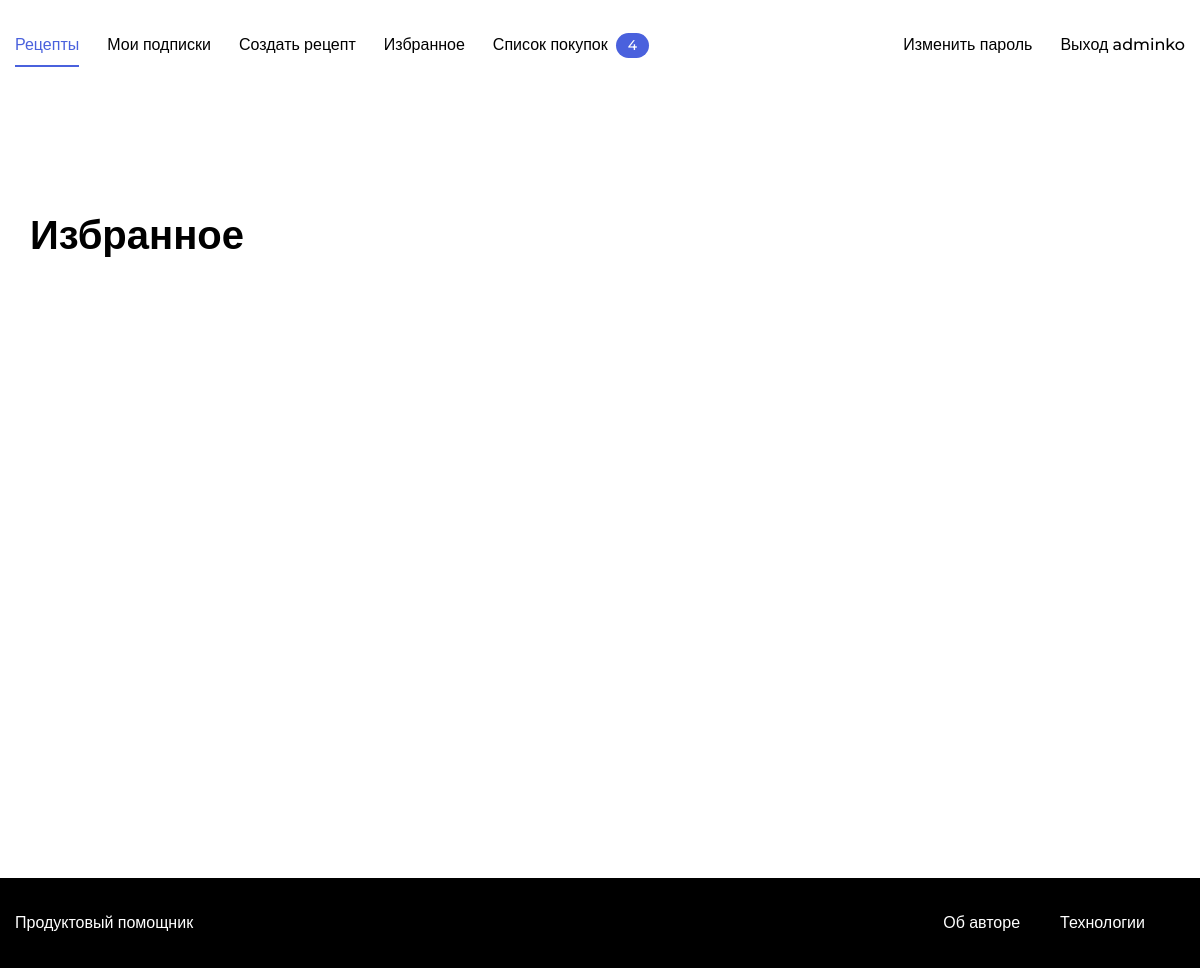
/my_favorite/ (signed in), run on an earlier commit of the app's database.
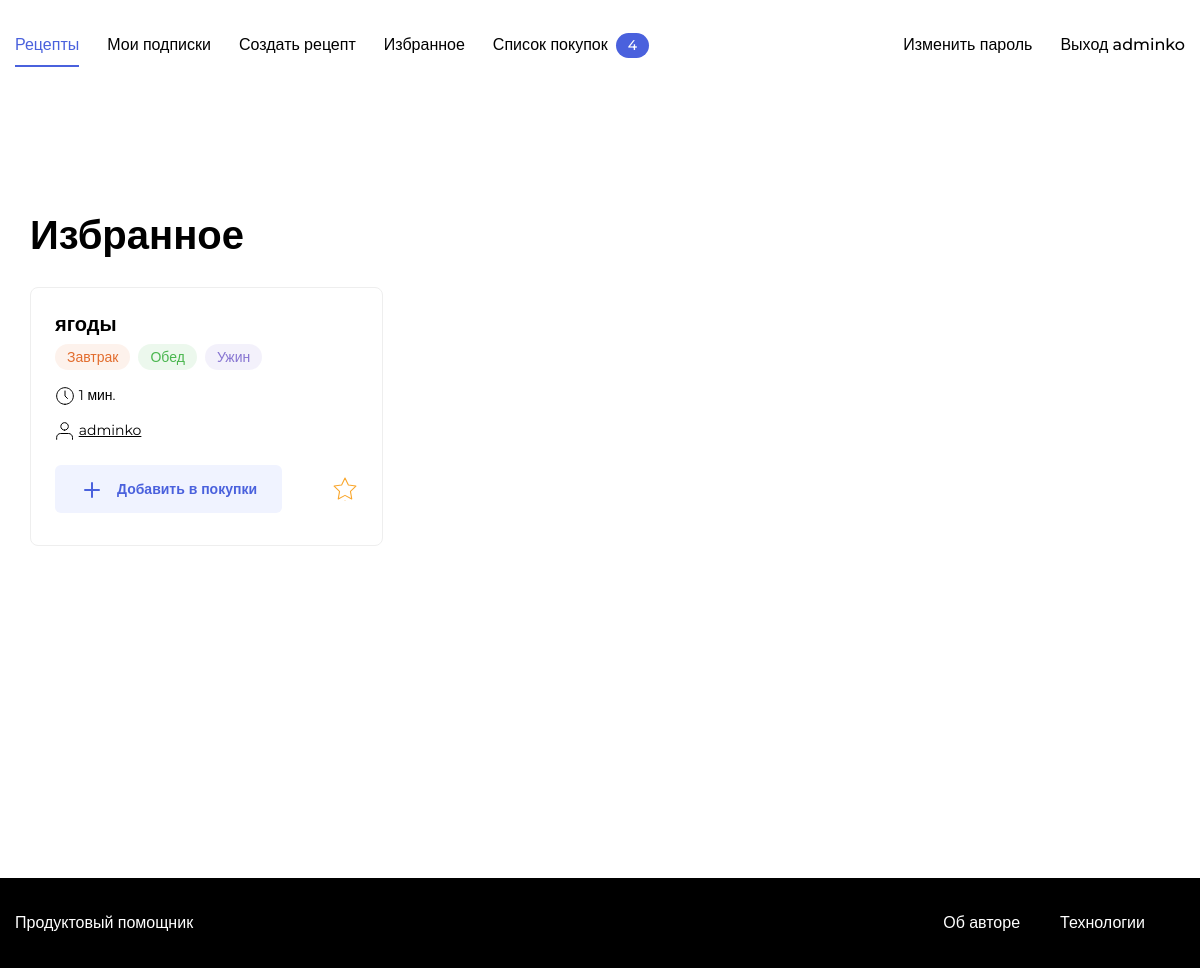
And on a later commit of the database.
### prod_h/models.py (models this page shows, shortened)
class Recipe(models.Model):
    author = models.ForeignKey(
        User,
        on_delete=models.CASCADE,
        related_name='recipes',
        verbose_name='автор рецепта',
    )
    name = models.CharField(
        max_length=100,
        verbose_name='Название рецепта',
        help_text='Максимальная длинна 100 символов',)
    image = models.ImageField(upload_to='prod_h/', blank=True, null=True)
    text = models.TextField(
        blank=True,
        verbose_name='Описание',
        help_text='Описание рецепта',)
    ingredients = models.ManyToManyField(
        ListOfIngridients,
        through='Amount',
        through_fields=('recipe', 'ingredient'),
        verbose_name='Игредиенты',
        help_text='Игредиенты',)
    tags = models.ManyToManyField(Teg, )
    time = models.IntegerField(verbose_name='Вермя приготовления')
    pub_date = models.DateTimeField("date published", auto_now_add=True)
    slug = models.SlugField(
        max_length=500,
        unique=True,
        blank=True,
    )
    class Meta:
        ordering = ["-pub_date"]

class Teg(models.Model):
    name = models.CharField(max_length=20)
    slug = models.SlugField(unique=True)
    color = models.CharField(
        max_length=20,
        verbose_name='Цвет тега',
        blank=True
    )

### prod_h/views.py (the view)
# urls.py: path('my_favorite/', views.favorite_index, name='my_favorite'),
@login_required
def favorite_index(request):
    tags = tags_filter(request)
    recipe_list = Recipe.objects.filter(
        favorite__user=request.user,
        tags__name__in=tags
    ).prefetch_related('tags').select_related('author').distinct()
    paginator = Paginator(recipe_list, 6)
    page_number = request.GET.get('page')
    page = paginator.get_page(page_number)
    context = {
        'tags': tags,
        'all_tags': Teg.objects.all(),
        'page': page,
        "paginator": paginator
    }
    return render(request, 'favorite.html', context)

### prod_h/utils.py (called while the page is built)
def tags_filter(request):
    tags_list = request.GET.getlist('tag', module.TAGS)
    return tags_list

### templates/favorite.html (shortened to what this page needs)
{% extends "base.html" %}
{% load static %}
{% block static_css %}<link rel="stylesheet" href="{% static 'pages/index.css' %}">{% endblock %}
{% block content %}
    <main class="main container">
        <div class="main__header">
            <h1 class="main__title">Избранное</h1>
        </div>
         <div class="card-list">
            {% for recipe in page %}
                {% include "includes/post_item.html" with post=recipe %}
            {% endfor %}
        </div>
        </div>
    </main>
{% endblock %}

### templates/includes/tag.html
{% for tag in post.tags.all %}
    {% if tag.name == 'breakfast' %}
        <li class="card__item"><span class="badge badge_style_orange">Завтрак</span></li>
    {% elif tag.name == 'lunch' %}
        <li class="card__item"><span class="badge badge_style_green">Обед</span></li>
    {% elif tag.name == 'dinner' %}
        <li class="card__item"><span class="badge badge_style_purple">Ужин</span></li>
    {% endif %}
{% endfor %}

### templates/includes/post_item.html (shortened to what this page needs)
<div class="card" data-id="120">
      {% load thumbnail %}
        <div class="card__body">
            <a class="card__title link" href="{% url 'recipe_detail' post.id %}" target="_blank">{{post.name}}</a>
            <ul class="card__items">
                {%include "includes/tag.html"%}
            </ul>
            <div class="card__items card__items_column">
                <p class="card__text"><span class="icon-time"></span> {{post.time}} мин.</p>
                <p class="card__text"><span class="icon-user"></span> <a href="{%url 'authors-recipes' username=post.author.username %}" style="color: black">{{post.author.username}}</a></p>
            </div>
        </div>
        <div class="card__footer">
            {% if user.is_authenticated %}
            <button class="button button_style_light-blue" name="purchases" data-out><span class="icon-plus button__icon"></span>Добавить в покупки</button>
            <button class="button button_style_none" name="favorites" data-out><span class="icon-favorite"></span></button>
            {%endif%}
        </div>
    </div>

What changed in the data, as far as the page shows it:
added Recipe: name "ягоды", time "1", author.username "adminko"
now on this page (row unchanged): Teg: name "Завтрак"
now on this page (row unchanged): Teg: name "Обед"
now on this page (row unchanged): Teg: name "Ужин"
